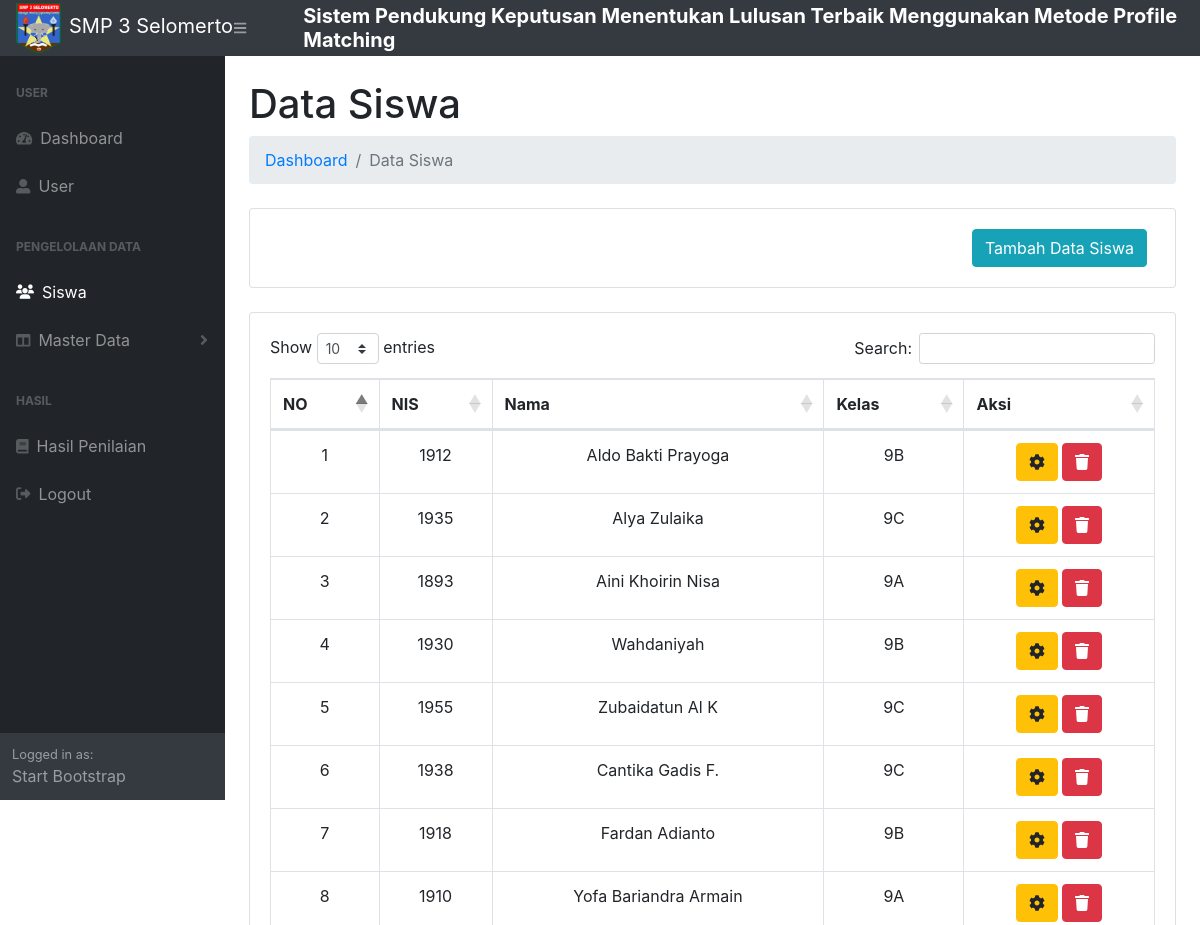
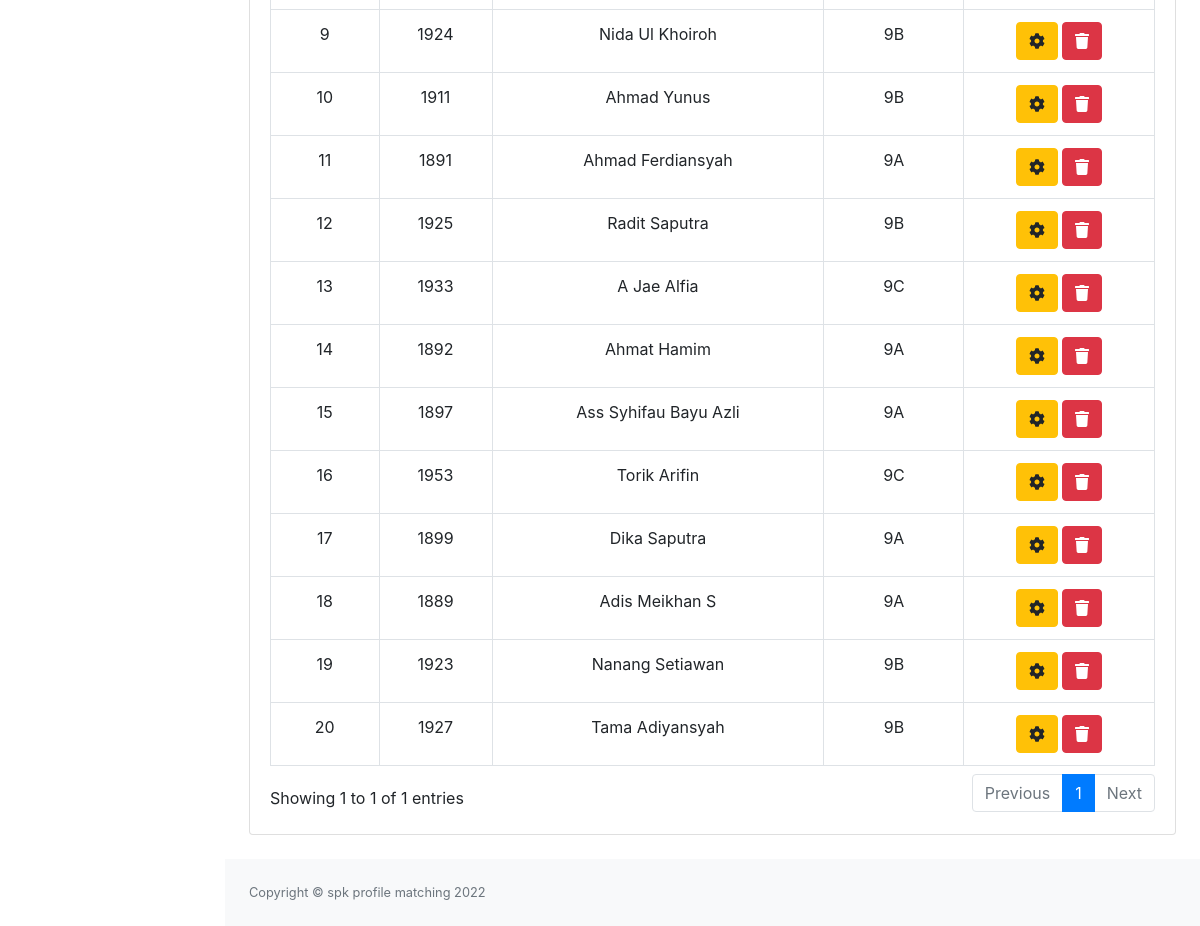
Page /siswa.php (signed in) on the committed database (2 pictures, top to bottom).
### tables this page shows
CREATE TABLE `siswa` (
  `id_siswa` int(11) NOT NULL,
  `nis_siswa` int(11) NOT NULL,
  `nama_siswa` varchar(100) NOT NULL,
  `kelas` varchar(5) NOT NULL
);

### siswa.php (the view, shortened to what this page needs)
<?php
    include 'db.php';
?>
<!DOCTYPE html>
<html lang="en">
    <head>
        <link href="css/styles.css" rel="stylesheet" />
        <link href="https://cdn.datatables.net/1.10.20/css/dataTables.bootstrap4.min.css" rel="stylesheet" />
    </head>
    <body class="sb-nav-fixed">
        <nav class="sb-topnav navbar navbar-expand navbar-dark bg-dark">
            <a class="navbar-brand" href="index.php"><img src="img/logo.png" alt="image" height="50" width="45" class="mr-2">SMP 3 Selomerto</a>
            <button class="btn btn-link btn-sm order-1 order-lg-0" id="sidebarToggle" href="#"><i class="fas fa-bars"></i></button>
            <h5 class="mt-2 ml-5 text-white"><strong>Sistem Pendukung Keputusan Menentukan Lulusan Terbaik Menggunakan Metode Profile Matching</strong></h5>
        </nav>
        <div id="layoutSidenav">
            <div id="layoutSidenav_nav">
            <nav class="sb-sidenav accordion sb-sidenav-dark" id="sidenavAccordion">
                    <div class="sb-sidenav-menu">
                        <div class="nav">
                            <div class="sb-sidenav-menu-heading">User</div>
                            <a class="nav-link" href="index.php">
                                <div class="sb-nav-link-icon"><i class="fas fa-tachometer-alt"></i></div>
                                Dashboard
                            </a>
                            <a class="nav-link" href="admin.php">
                                <div class="sb-nav-link-icon"><i class="fas fa-user-alt"></i></div>
                                User
                            </a>
                            <div class="sb-sidenav-menu-heading">Pengelolaan Data</div>
                            <a class="nav-link" href="siswa.php">
                                <div class="sb-nav-link-icon"><i class="fa-sharp fa-solid fa-users"></i></div>
                                Siswa
                            </a>
                            <a class="nav-link collapsed" href="#" data-toggle="collapse" data-target="#collapseLayouts" aria-expanded="false" aria-controls="collapseLayouts">
                                <div class="sb-nav-link-icon"><i class="fas fa-columns"></i></div>
                                Master Data
                                <div class="sb-sidenav-collapse-arrow"><i class="fas fa-angle-down"></i></div>
                            </a>
                            <div class="sb-sidenav-menu-heading">Hasil</div>
                            <a class="nav-link" href="hasil.php">
                                <div class="sb-nav-link-icon"><i class="fas fa-book"></i></div>
                                Hasil Penilaian
                            </a>
                            <a class="nav-link" href="logout.php">
                                <div class="sb-nav-link-icon"><i class="fa-solid fa-right-from-bracket"></i></div>
                                Logout
                            </a>
                        </div>
                    </div>
                    <div class="sb-sidenav-footer">
                        <div class="small">Logged in as:</div>
                        Start Bootstrap
                    </div>
                </nav>
            </div>
            <div id="layoutSidenav_content">
                <main>
                    <div class="container-fluid">
                        <h1 class="mt-4">Data Siswa </h1>
                        <ol class="breadcrumb mb-4">
                            <li class="breadcrumb-item"><a href="index.php">Dashboard</a></li>
                            <li class="breadcrumb-item active">Data Siswa</li>
                        </ol>
                        <div class="card mb-4">
                            <div class="card-body justify-content-right d-flex flex-row-reverse">
                            <button data-toggle="modal" data-target="#tambahsiswa" type="button" class="btn btn-info mr-2">Tambah Data Siswa</button>
                            </div>
                        </div>
                        <div class="card mb-4">
                            <div class="card-body">
                                <div class="table-responsive">
                                    <table class="table table-bordered text-center" id="dataTable" width="100%" cellspacing="0">
                                        <thead>
                                            <tr>
                                                <th>NO</th>
                                                <th>NIS</th>
                                                <th>Nama</th>
                                                <th>Kelas</th>
                                                <th>Aksi</th>
                                            </tr>
                                        </thead>
                                        <tbody>
                                            <?php
                                            $data_siswa = mysqli_query($conn, "SELECT * FROM siswa");
                                            $no=1;
                                            while($row=mysqli_fetch_assoc($data_siswa)){
                                                $id_siswa = $row['id_siswa'];
                                                $nis_siswa=$row['nis_siswa'];
                                                $nama_siswa=$row['nama_siswa'];
                                                $kelas=$row['kelas'];
                                                ?>
                                            <tr>
                                                <td><?= $no++; ?></td>
                                                <td><?=$nis_siswa;?></td>
                                                <td><?=$nama_siswa;?></td>
                                                <td><?=$kelas;?></td>
                                                <td>
                                                    <form method="post">
                                                        <button data-toggle="modal" data-target="#editfaktor<?= $id_siswa; ?>" type="button" class="btn btn-warning"><i class='fa fa-cog'></i></button>
                                                        <button name='deletesiswa' type='submit' class='btn btn-danger' alt='Delete' onclick=" return confirm('Apakah Anda Yakin Untuk Menghapus <?= $nama_siswa?>?')";><div class='icon'><i class='fa fa-trash'></i></div></button>
                                                    </form>
                                                </td>
                                            </tr>
                                        </tbody>
                                        <?php
                                            }
                                        ?>
                                    </table>
                                </div>
                            </div>
                        </div>
                    </div>
                </main>
                <footer class="py-4 bg-light mt-auto">
                    <div class="container-fluid">
                        <div class="d-flex align-items-center justify-content-between small">
                            <div class="text-muted">Copyright &copy; spk profile matching 2022</div>
                        </div>
                    </div>
                </footer>
            </div>
        </div>
    </body>
</html>

### rows in the picture
siswa: nis_siswa "1912", nama_siswa "Aldo Bakti Prayoga", kelas "9B"
siswa: nis_siswa "1935", nama_siswa "Alya Zulaika", kelas "9C"
siswa: nis_siswa "1893", nama_siswa "Aini Khoirin Nisa", kelas "9A"
siswa: nis_siswa "1930", nama_siswa "Wahdaniyah", kelas "9B"
siswa: nis_siswa "1955", nama_siswa "Zubaidatun Al K", kelas "9C"
siswa: nis_siswa "1938", nama_siswa "Cantika Gadis F.", kelas "9C"
siswa: nis_siswa "1918", nama_siswa "Fardan Adianto", kelas "9B"
siswa: nis_siswa "1910", nama_siswa "Yofa Bariandra Armain", kelas "9A"
siswa: nis_siswa "1924", nama_siswa "Nida Ul Khoiroh", kelas "9B"
siswa: nis_siswa "1911", nama_siswa "Ahmad Yunus", kelas "9B"
siswa: nis_siswa "1891", nama_siswa "Ahmad Ferdiansyah", kelas "9A"
siswa: nis_siswa "1925", nama_siswa "Radit Saputra", kelas "9B"
siswa: nis_siswa "1933", nama_siswa "A Jae Alfia", kelas "9C"
siswa: nis_siswa "1892", nama_siswa "Ahmat Hamim", kelas "9A"
siswa: nis_siswa "1897", nama_siswa "Ass Syhifau Bayu Azli", kelas "9A"
siswa: nis_siswa "1953", nama_siswa "Torik Arifin", kelas "9C"
siswa: nis_siswa "1899", nama_siswa "Dika Saputra", kelas "9A"
siswa: nis_siswa "1889", nama_siswa "Adis Meikhan S", kelas "9A"
siswa: nis_siswa "1923", nama_siswa "Nanang Setiawan", kelas "9B"
siswa: nis_siswa "1927", nama_siswa "Tama Adiyansyah", kelas "9B"
